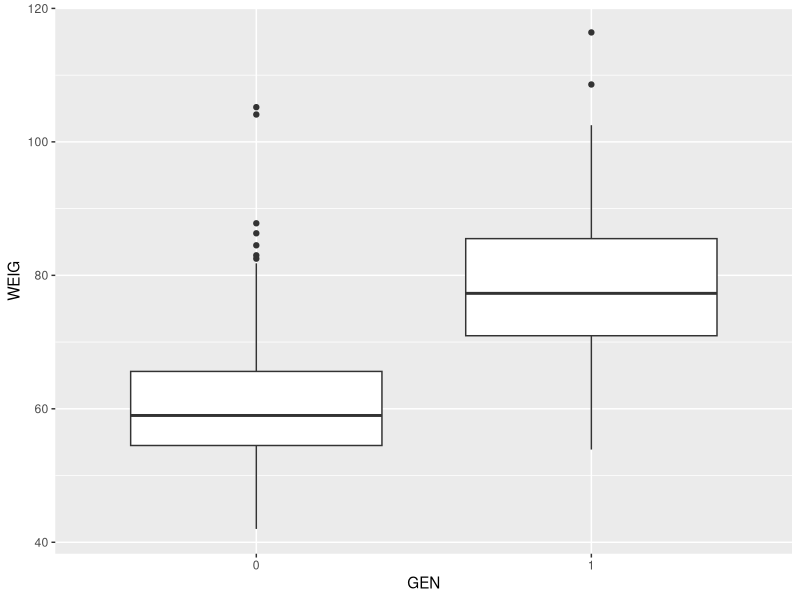
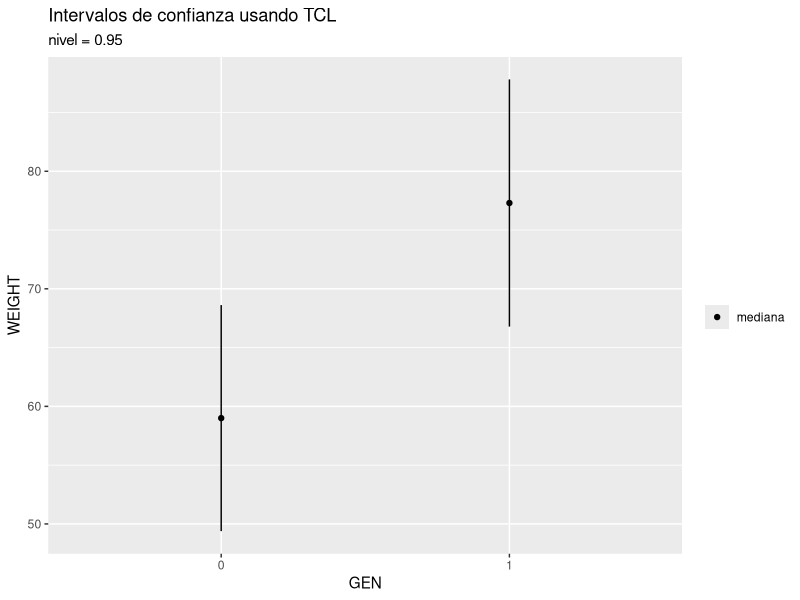
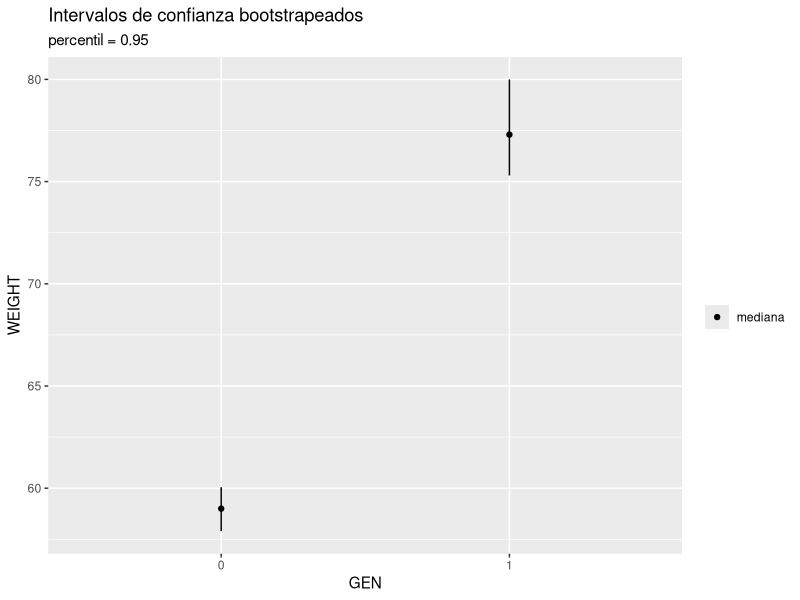
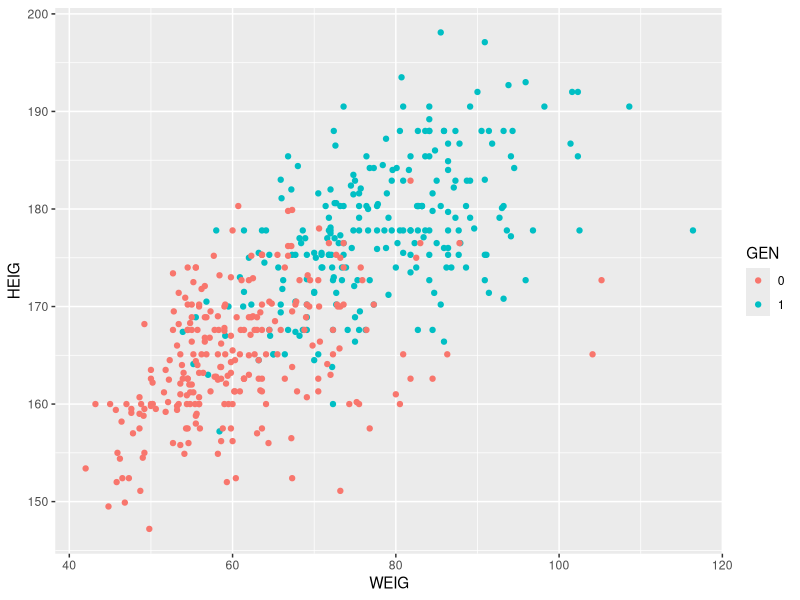
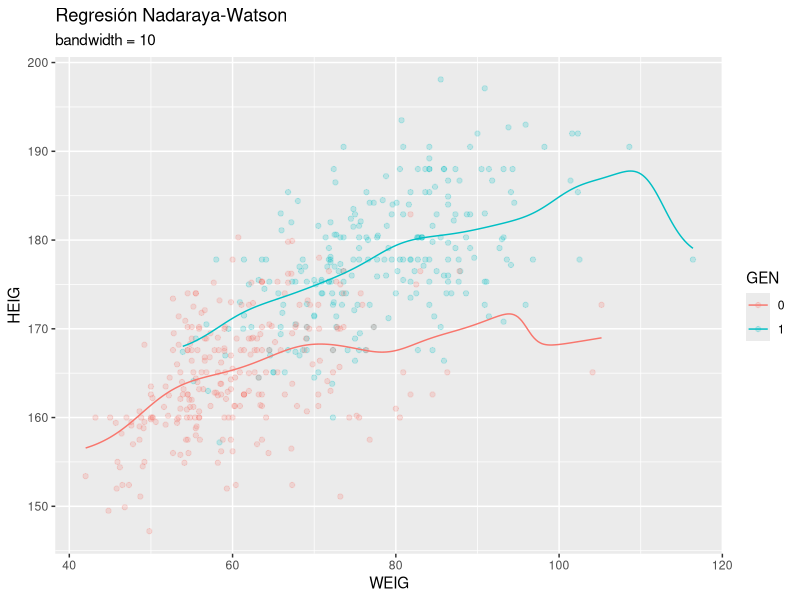

These charts were generated, in order, by the following R code:
## ---- chunk 1
library(tidyverse)
library(readxl)
library(caret)
## ---- chunk 2
df <- read_excel('body.xls', col_names = FALSE)
colnames(df)<-(c("BIAC","BIIL","BITRO","CHEST1","CHEST2","ELBOW","WRIST", "KNEE","ANKLE","SHOUL","CHESTG","WAISTG","NAVEL","HIP","GLUTE","BICEP", "FLOREA","KNEEG","CALF","ANKLEG","WRISTG","AGE","WEIG","HEIG","GEN"))
head(df)
## ---- chunk 3
colSums(is.na(df))
## ---- chunk 4
df$GEN <- as.factor(df$GEN)
df %>% group_by(GEN) -> df_GEN
## ---- chunk 5
df %>% ggplot(aes(GEN, WEIG)) + geom_boxplot()
## ---- chunk 6
df_GEN %>%
  summarise(WEIGHT = median(WEIG), s = sd(WEIG)) %>%
  ggplot(aes(GEN, WEIGHT, s, ymin = WEIGHT-s, ymax = WEIGHT+s)) + geom_linerange() + geom_point(aes(fill = "mediana")) + labs(title = "Intervalos de confianza usando TCL", subtitle = "nivel = 0.95") + scale_fill_discrete(name = "")
## ---- chunk 7
bootstrap = function(n, x, estad = median, s = FALSE) {
  if (!s) {
    s = length(x)
  }
  return(replicate(n, estad(sample(x, s, replace = TRUE))))
}
## ---- chunk 8
B = 5000
df_GEN %>% 
  summarise(WEIGHT = median(WEIG), a = quantile(bootstrap(B, WEIG, median), 0.025), b = quantile(bootstrap(B, WEIG, median), 0.975)) %>%
  ggplot(aes(GEN, WEIGHT, ymin = a, ymax = b)) + geom_linerange() + geom_point(aes(fill = "mediana")) + labs(title = "Intervalos de confianza bootstrapeados", subtitle = "percentil = 0.95") + scale_fill_discrete(name = "")
## ---- chunk 9
df_GEN %>% ggplot(aes(WEIG, HEIG)) + geom_point(aes(color = GEN))
## ---- chunk 10
df_GEN %>% do(ksmooth(x = .$WEIG, y = .$HEIG, bandwidth = 10, kernel = "normal") %>% as.data.frame()) -> regnopar
head(regnopar)
## ---- chunk 11
df_GEN %>%
  ggplot(aes(WEIG, HEIG)) + geom_point(aes(color = GEN), alpha = 0.2) + geom_line(data = regnopar, aes(x, y, color = GEN)) + labs(title = "Regresión Nadaraya-Watson", subtitle = "bandwidth = 10")
